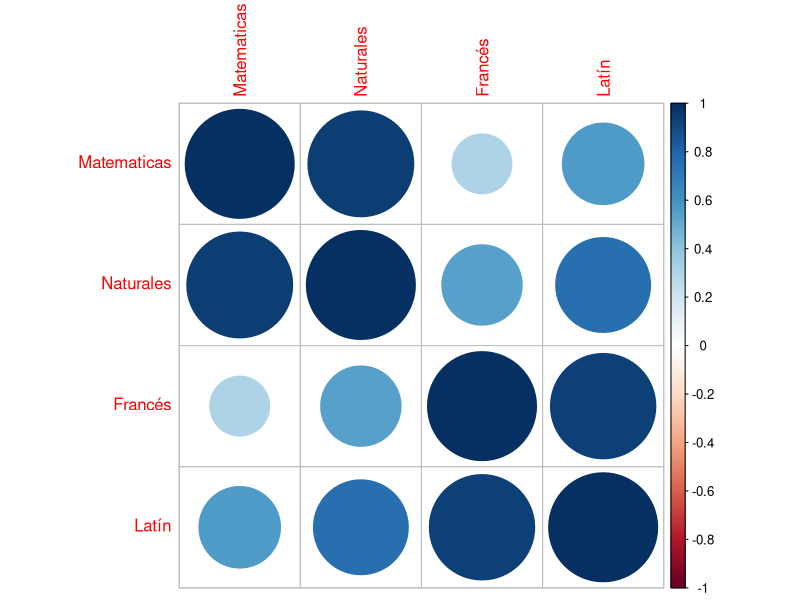

R code for this plot:
## ---- chunk 1
knitr::opts_chunk$set(echo = TRUE)
## ---- chunk 2
materias = foreign::read.spss("data/Ciencias-Letras TOY EJEMPLO.sav",
                              to.data.frame = T)
## ---- chunk 3
mat_corr = cor(materias)
## ---- chunk 4
corrplot::corrplot(mat_corr)
## ---- chunk 5
psych::principal(materias, nfactors = 2)
